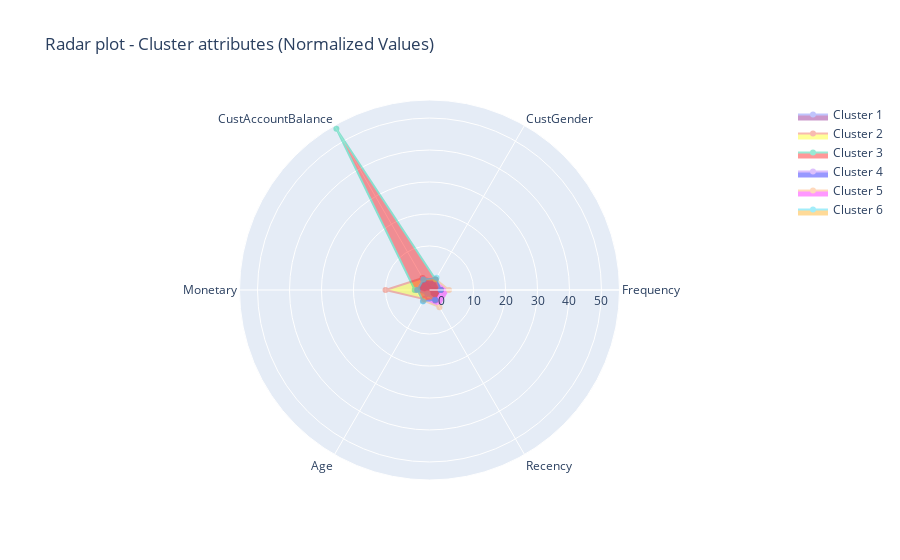

Notebook code for this chart:
### Code cell
attributes = df_scaled.columns[:6]
colors=['purple','yellow','red','blue','magenta','orange']
cluster=['Cluster 1','Cluster 2','Cluster 3','Cluster 4','Cluster 5','Cluster 6']

fig = go.Figure()
for index in range(0, 6):
    # Get mean for each attribute in the current cluster
    cluster_means = df_scaled.loc[df_scaled.Label == index, attributes].mean().values
    
    fig.add_trace(go.Scatterpolar(
        r=cluster_means,  # now it's a sequence, not a single float
        theta=attributes,
        fill='toself',
        fillcolor=colors[index],
        opacity=0.4,
        name=cluster[index]
    ))

fig.update_layout(
    polar=dict(radialaxis=dict(visible=True)),
    showlegend=True,
    title="Radar plot - Cluster attributes (Normalized Values)"
)
fig.show()

# r: is the

### Figure 1 — Plotly figure (JSON) as saved in the notebook; plotly's stock layout.template omitted (floating-point values rounded to 4 significant figures)
{"data": [{"fill": "toself", "fillcolor": "purple", "name": "Cluster 1", "opacity": 0.4, "r": [-0.234, -1.615, -0.03817, -0.03447, 0.2346, -0.2809], "theta": ["Frequency", "CustGender", "CustAccountBalance", "Monetary", "Age", "Recency"], "type": "scatterpolar"}, {"fill": "toself", "fillcolor": "yellow", "name": "Cluster 2", "opacity": 0.4, "r": [-0.1661, -0.0347, 0.5362, 9.973, -0.4942, -0.1288], "theta": ["Frequency", "CustGender", "CustAccountBalance", "Monetary", "Age", "Recency"], "type": "scatterpolar"}, {"fill": "toself", "fillcolor": "red", "name": "Cluster 3", "opacity": 0.4, "r": [-0.1978, 0.02767, 54.47, 0.8505, -2.379, -0.01582], "theta": ["Frequency", "CustGender", "CustAccountBalance", "Monetary", "Age", "Recency"], "type": "scatterpolar"}, {"fill": "toself", "fillcolor": "blue", "name": "Cluster 4", "opacity": 0.4, "r": [-0.315, 0.01999, 0.2081, 0.1056, -2.607, -0.2978], "theta": ["Frequency", "CustGender", "CustAccountBalance", "Monetary", "Age", "Recency"], "type": "scatterpolar"}, {"fill": "toself", "fillcolor": "magenta", "name": "Cluster 5", "opacity": 0.4, "r": [2.324, 0.07968, -0.02288, -0.01882, 0.03026, 2.423], "theta": ["Frequency", "CustGender", "CustAccountBalance", "Monetary", "Age", "Recency"], "type": "scatterpolar"}, {"fill": "toself", "fillcolor": "orange", "name": "Cluster 6", "opacity": 0.4, "r": [-0.3024, 0.6191, -0.03434, -0.06721, 0.3323, -0.3016], "theta": ["Frequency", "CustGender", "CustAccountBalance", "Monetary", "Age", "Recency"], "type": "scatterpolar"}], "layout": {"polar": {"radialaxis": {"visible": true}}, "showlegend": true, "title": {"text": "Radar plot - Cluster attributes (Normalized Values)"}}}
